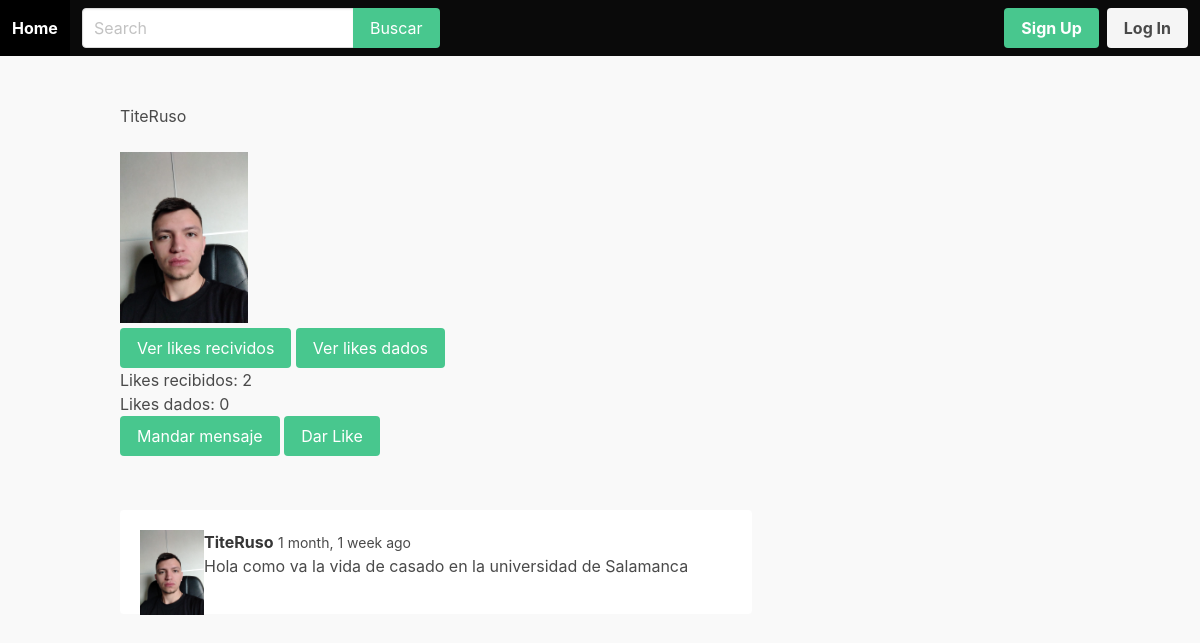
The app's page /u/TiteRuso/ with its own data.
### apps/userprofile/models.py (models this page shows)
class UserProfile(models.Model):
    user = models.OneToOneField(User, on_delete=models.CASCADE)
    likes = models.ManyToManyField('self', related_name='liked_by', symmetrical=False)
    avatar = models.ImageField(upload_to='uploads/', blank=True, null=True)

### apps/feed/models.py (models this page shows)
class Post(models.Model):
    descripcion = models.CharField(max_length=255)
    created_by = models.ForeignKey(User, related_name='posts', on_delete=models.CASCADE)
    created_at = models.DateTimeField(auto_now_add=True)
    class Meta:
        ordering = ('-created_at',)

### apps/userprofile/views.py (the view)
# urls.py: path("u/<str:username>/", userprofile, name='userprofile'),
def userprofile(request, username):
    user = get_object_or_404(User, username=username)
    context = {
        'user' : user
    }
    return render(request, 'userprofile/userprofile.html', context)

### apps/notification/context_processors.py (called while the page is built)
def notifications(request):
    if request.user.is_authenticated():
        return {'notifications': request.user.notifications.filter(is_read=False)}
    else:
        return {'notifications': []}

### apps/userprofile/templates/userprofile/userprofile.html
{% extends 'core/base.html' %}
{% load humanize %}
{% block content%}
    <div class="container">
        <div class="columns">
            <div class="column is-12">
                <h1 class="tittle">{{ user.username }}</h1>
                <br>
                {% if user.userprofile.avatar %}
                    <figure class="image is-128x128">
                        <img src="{{ user.userprofile.avatar.url }}">
                    </figure>
                {% endif %}
                <br><br>
                <a href="{% url 'likesreceived' user.username %}" class="button is-success">Ver likes recividos</a>
                <a href="{% url 'likesgiven' user.username %}" class="button is-success">Ver likes dados</a>
                <p>Likes recibidos: {{ user.userprofile.liked_by.count }}</p>
                <p>Likes dados: {{ user.userprofile.likes.count }}</p>
                {% if user != request.user %}
                    <a href="{% url 'conversation' user.id %}" class="button is-success">Mandar mensaje</a>
                    {% if request.user.userprofile in user.userprofile.liked_by.all %}
                        <a href="{% url 'unlike_user' user.username %}" class="button is-danger"> Quitar Like</a>
                    {% else %}
                        <a href="{% url 'like_user' user.username %}" class="button is-success"> Dar Like</a>
                    {% endif %}
                {% endif %}
            </div>
        </div>
        <div class="columns">
            <div class="column is-8">
                <div class="wrapper-post">
                    {% for post in user.posts.all %}
                        <div class="post">
                            <article class="media">
                                <figure>
                                    <p class="image is-64x64">
                                        {% if user.userprofile.avatar %}
                                            <img src="{{ user.userprofile.avatar.url }}">
                                        {% endif %}
                                    </p>
                                </figure>
                                <div class="media-content">
                                    <div class="content">
                                        <strong>{{ post.created_by.username}}</strong>
                                        <small>{{post.created_at|naturaltime}}</small>
                                        <br>
                                        {{post.descripcion}}
                                    </div>
                                </div>
                            </article>
                        </div>
                    {% endfor %}
                </div>
            </div>
        </div>
    </div>
{% endblock %}

### static/css/main.css (style rules this page uses)
body { background: #f9f9f9; }
.wrapper-post { margin-top: 30px; }
.wrapper-post .post, .notifications-wrapper .media { margin-bottom: 10px; padding: 20px; border-radius: 4px; background: #fff; }

### records on screen
Post: userprofile.avatar (picture), created_by.username "TiteRuso", created_at "1 month, 1 week ago", descripcion "Hola como va la vida de casado en la universidad de Salamanca"

### other values on screen
{{ user.username }} "TiteRuso"
{{ user.userprofile.liked_by.count }} "2"
{{ user.userprofile.likes.count }} "0"
